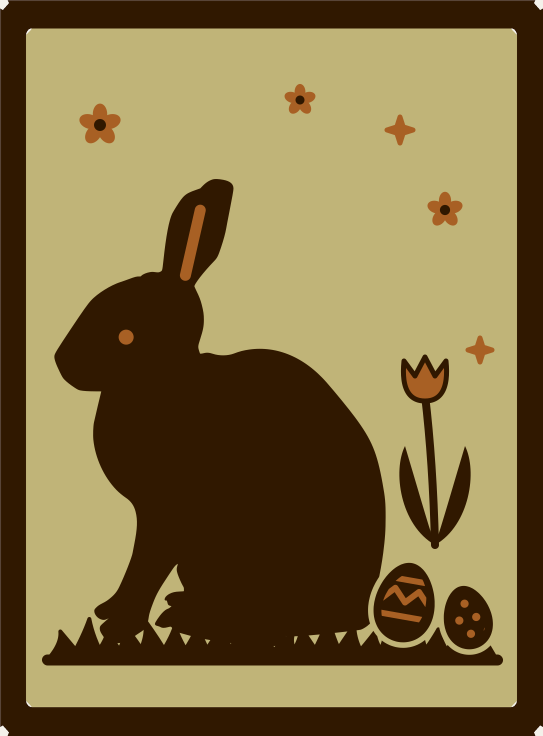
#> input picture Lantern/source/easter/artwork-v1/easter_1_easter_bunny.png, 1086 x 1471 px (shown at 1/2 size)
$ python make_sheet.py
#> lines starting #> are read from the running program, lines starting #| are printed output that depends on the picture
from PIL import Image, ImageDraw, ImageFont
import os
OUT=os.path.dirname(os.path.dirname(os.path.abspath(__file__)))
F='/usr/share/fonts/truetype/dejavu/DejaVuSans-Bold.ttf'; Fr='/usr/share/fonts/truetype/dejavu/DejaVuSans.ttf'
f=lambda s,b=True: ImageFont.truetype(F if b else Fr,s)
panels=[('easter_1_easter_bunny.png','Easter bunny'),('easter_2_egg_basket.png','Basket of decorated eggs'),
        ('easter_3_decorated_egg.png','Decorated Easter egg'),('easter_4_hatching_chick.png','Chick hatching from egg')]
PW,PH=1086,1471; M=70; top=300; cap=90
W=M*3+PW*2; H=top+(PH+cap+M)*2+40
s=Image.new('RGB',(W,H),(244,240,232)); d=ImageDraw.Draw(s)
#> after `s = Image.new('RGB', (W, H), (244, 240, 232))`:
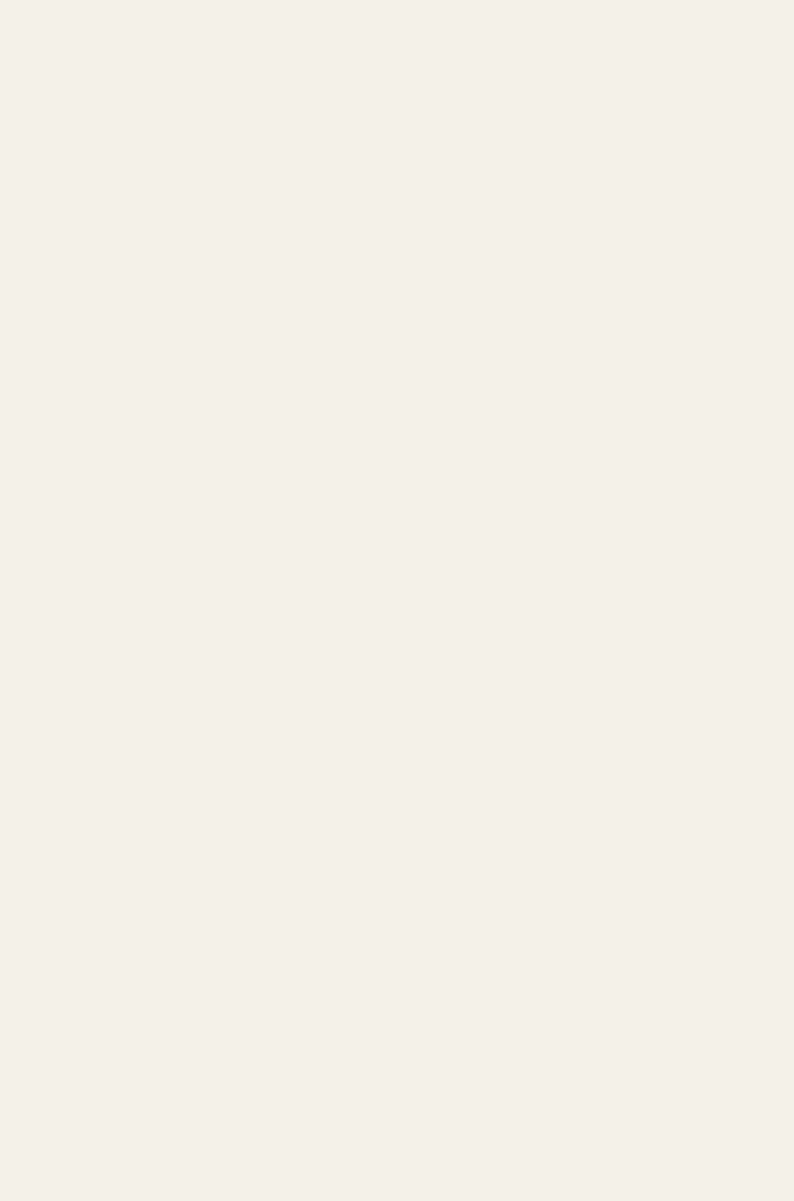
#> s: PIL image 2382x3602 RGB (shown at 1/3 size); mean R, G, B 244, 240, 232
d.text((M,50),"IMAGES FOR APPROVAL — NO STL",font=f(84),fill=(48,24,0))
d.text((M,160),"Easter lantern panels v1 · 2D artwork only, not an exported STL · 77.5 × 105 mm panels",font=f(38,False),fill=(48,24,0))
d.text((M,215),"SIMULATED backlighting (not a photo): cream = 0.7 mm, amber = 1.1 mm, dark brown = 1.8 mm.",font=f(34,False),fill=(90,60,30))
d.text((M,252),"The 77.5 × 105 × 1.8 mm panels have been printed and fit the lantern well (confirmed by Shannon, Nov 2026).",font=f(34,False),fill=(90,60,30))
for i,(fn,lab) in enumerate(panels):
    x=M+(i%2)*(PW+M); y=top+(i//2)*(PH+cap+M)
    s.paste(Image.open(f'{OUT}/{fn}').convert('RGB'),(x,y)); d.text((x,y+PH+18),f'{i+1}  {lab}',font=f(46),fill=(48,24,0))
#> after `s.paste(Image.open(f'{OUT}/{fn}').convert('RGB'), (x, y))`:
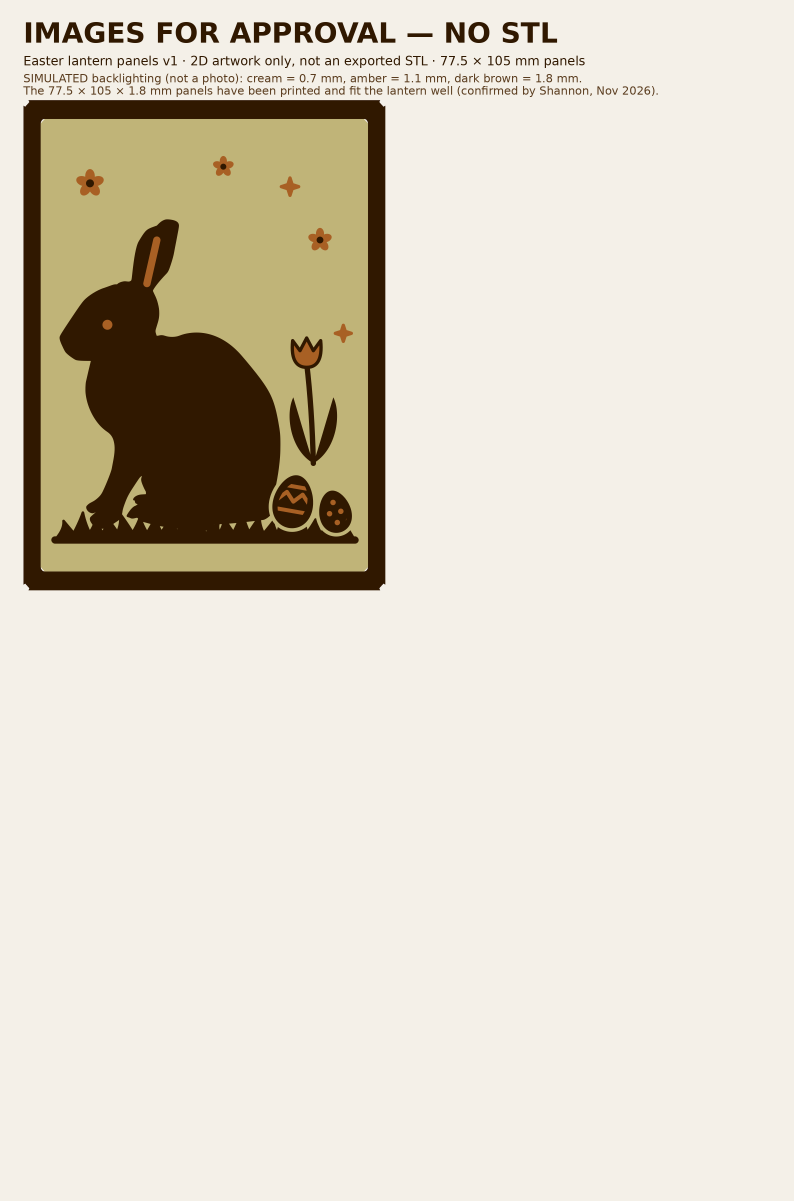
#> s: PIL image 2382x3602 RGB (shown at 1/3 size); mean R, G, B 221, 214.2, 199.3
#> pass 2 of the loop `for i,(fn,lab) in enumerate(panels):`:
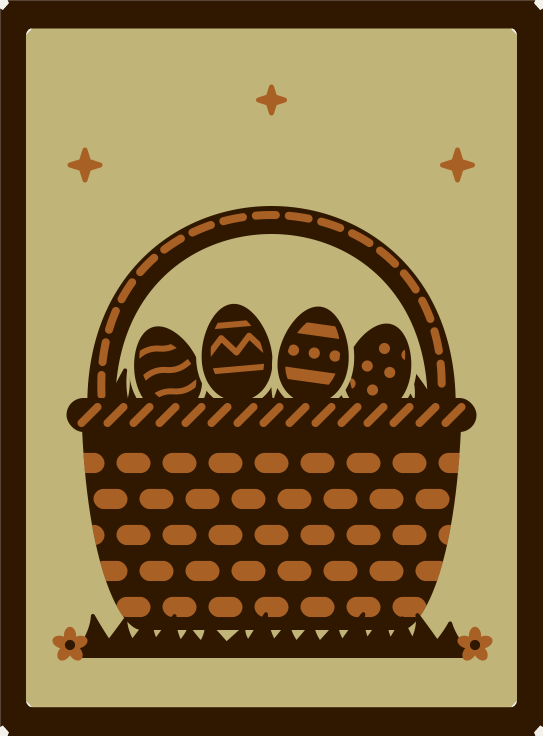
#> input picture Lantern/source/easter/artwork-v1/easter_2_egg_basket.png, 1086 x 1471 px (shown at 1/2 size)
#> `s.paste(Image.open(f'{OUT}/{fn}').convert('RGB'), (x, y))`:
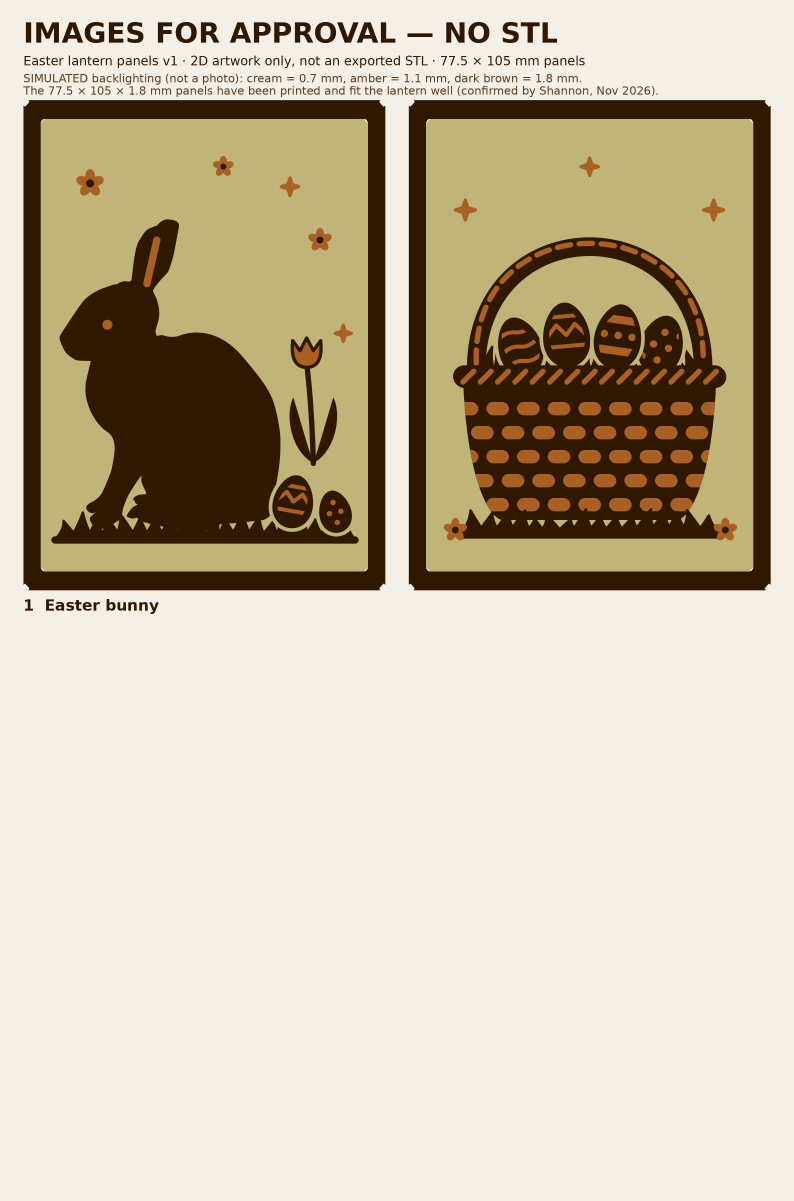
#> s: PIL image 2382x3602 RGB (shown at 1/3 size); mean R, G, B 200.1, 189.9, 168
#> pass 3 of the loop `for i,(fn,lab) in enumerate(panels):`:
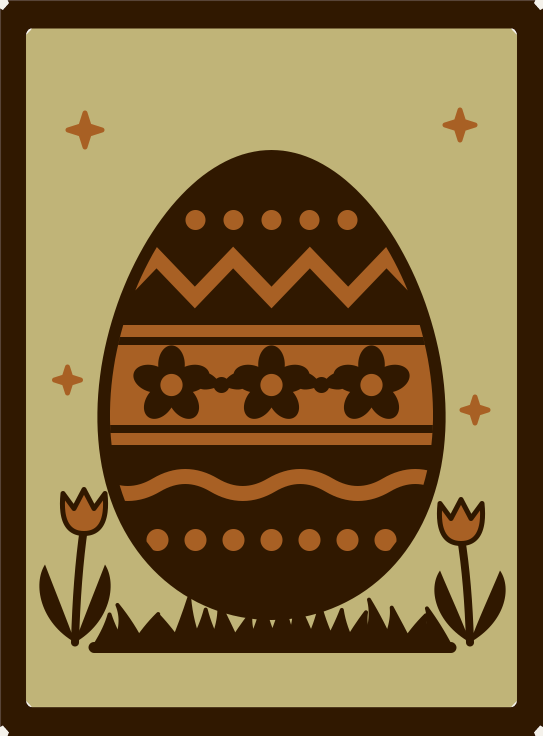
#> input picture Lantern/source/easter/artwork-v1/easter_3_decorated_egg.png, 1086 x 1471 px (shown at 1/2 size)
#> `s.paste(Image.open(f'{OUT}/{fn}').convert('RGB'), (x, y))`:
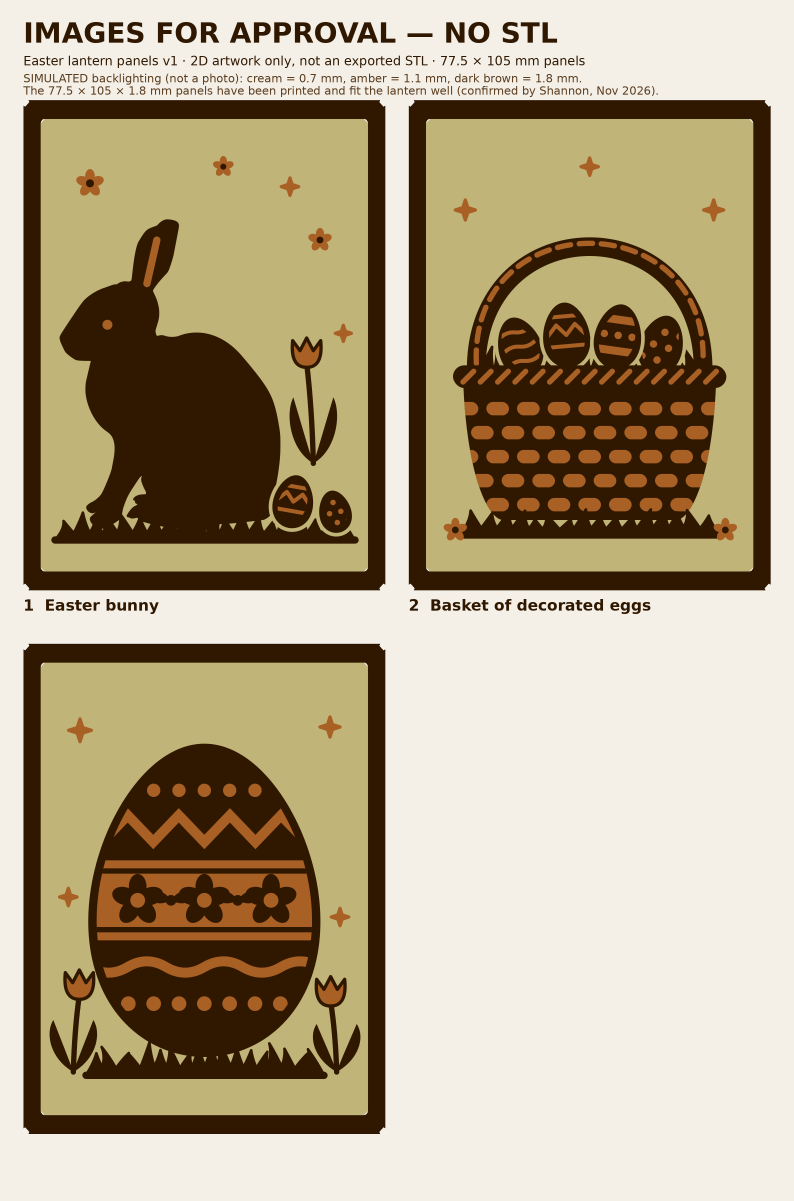
#> s: PIL image 2382x3602 RGB (shown at 1/3 size); mean R, G, B 178, 164.2, 135.5
#> the loop made 4 passes; the first 3 are shown
s.save(f'{OUT}/EASTER_v1_FOUR_UP_IMAGES_FOR_APPROVAL.png')
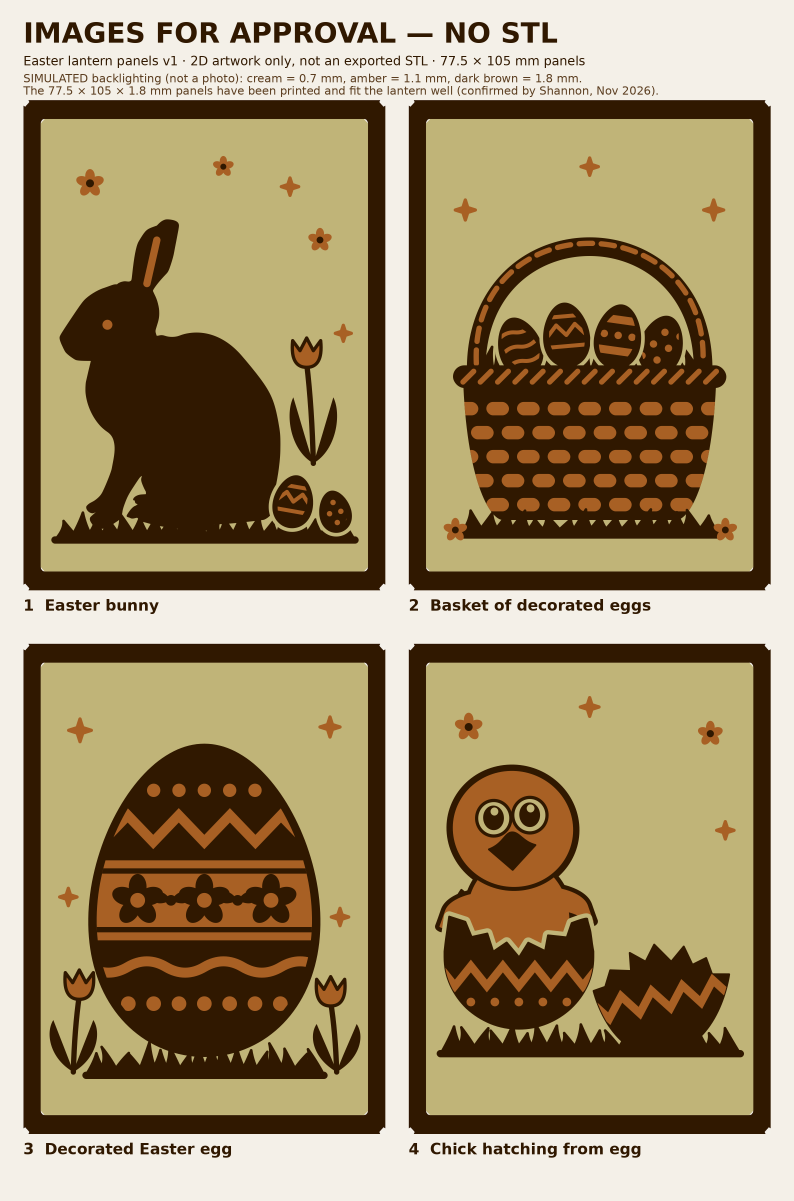
#> saved as EASTER_v1_FOUR_UP_IMAGES_FOR_APPROVAL.png: PIL image 2382x3602 RGB (shown at 1/3 size); mean R, G, B 158.7, 141.4, 105.3
s.resize((W//4,H//4),Image.LANCZOS).save(f'{OUT}/check_fourup_quarter_scale.png')
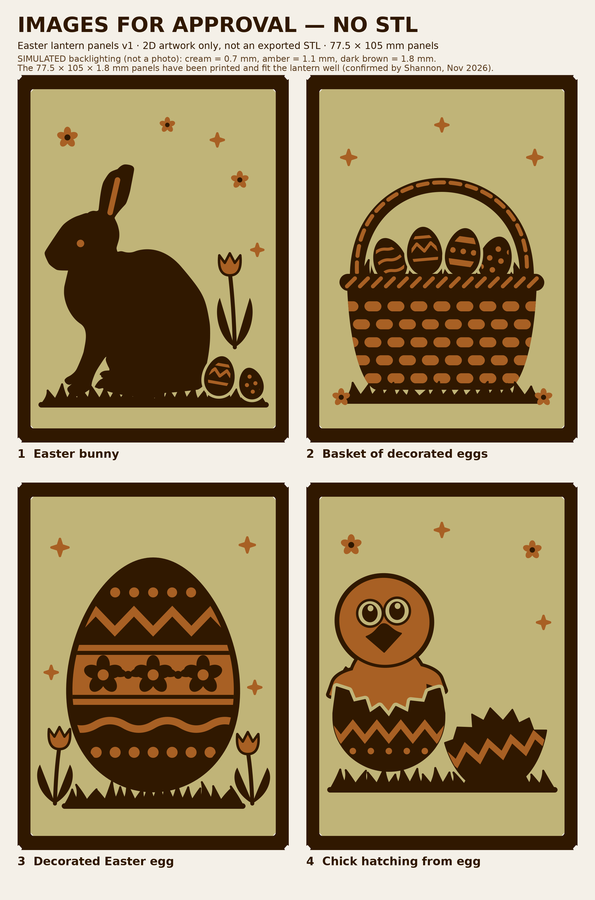
#> saved as check_fourup_quarter_scale.png: PIL image 595x900 RGB; mean R, G, B 158.6, 141.4, 105.6
